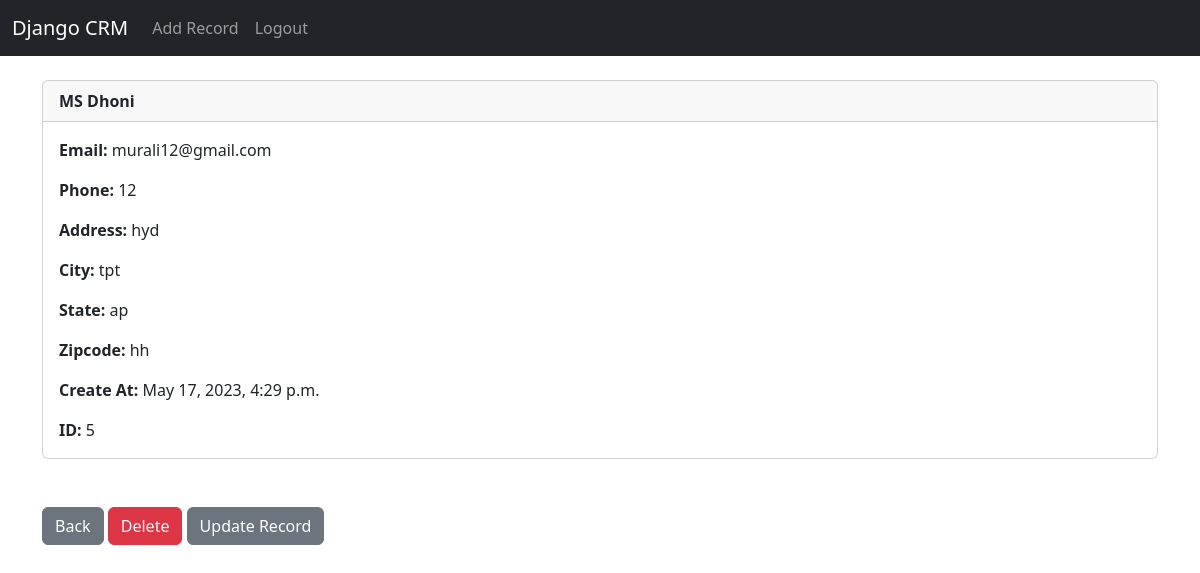
The app's page /record/5 (signed in) with its own data.
### website/models.py (models this page shows, shortened)
class Record(models.Model):
    create_at = models.DateTimeField(auto_now_add=True)
    first_name = models.CharField(max_length=50)
    last_name = models.CharField(max_length=50)
    email = models.CharField(max_length=50)
    phone = models.CharField(max_length=15)
    address = models.CharField(max_length=100)
    city = models.CharField(max_length=50)
    state = models.CharField(max_length=50)
    zip_code = models.CharField(max_length=10)

### website/views.py (the view)
# urls.py: path('record/<int:pk>', views.customer_record, name='record'),
def customer_record(request, pk):
	if request.user.is_authenticated:
		customer_record = Record.objects.get(id=pk)
		return render(request, 'record.html', {'customer_record': customer_record})
	else:
		messages.success(request, "you must be logged in to the view page")
		return redirect('home')

### website/templates/record.html
{% extends 'base.html' %}
{% block content %}
<div class="card">
  <div class="card-header"><strong>
    	{{ customer_record.first_name }}
		{{ customer_record.last_name }}</strong>
  </div>
  <div class="card-body">
<p class="card-text">
<strong>Email: </strong>{{ customer_record.email }}</p>
<p class="card-text">
<strong>Phone: </strong>{{ customer_record.phone }}
</p>
<p class="card-text">
<strong>Address: </strong>{{ customer_record.address }}</p>
<p class="card-text">
<strong>City: </strong>{{ customer_record.city }}</p>
<p class="card-text">
<strong>State: </strong>{{ customer_record.state }}</p>
<p class="card-text">
<strong>Zipcode: </strong>{{ customer_record.zip_code }}</p>
<p class="card-text">
<strong>Create At: </strong>{{ customer_record.create_at }}</p>
<p class="card-text">
<strong>ID: </strong>{{ customer_record.id }}</p>
  </div>
</div>
<br/><br/>
<a href="{% url 'home' %}" class="btn btn-secondary">Back</a>
<a href="{% url 'delete_record'  customer_record.id%}" class="btn btn-danger">Delete</a>
<a href="{% url 'update_record' customer_record.id %}" class="btn btn-secondary">Update Record</a>
{% endblock %}}

### records on screen
Record: first_name "MS", last_name "Dhoni", email "murali12@gmail.com", phone "12", address "hyd", city "tpt", state "ap", zip_code "hh", create_at "May 17, 2023, 4:29 p.m.", id "5"
